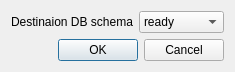
<?xml version="1.0" encoding="UTF-8"?>
<ui version="4.0">
 <class>DbParamsDlg</class>
 <widget class="QDialog" name="DbParamsDlg">
  <property name="geometry">
   <rect>
    <x>0</x>
    <y>0</y>
    <width>235</width>
    <height>71</height>
   </rect>
  </property>
  <property name="windowTitle">
   <string>DbParamsDlg</string>
  </property>
  <layout class="QGridLayout" name="gridLayout">
   <item row="0" column="0">
    <layout class="QVBoxLayout" name="verticalLayout">
     <item>
      <layout class="QHBoxLayout" name="horizontalLayout">
       <item>
        <widget class="QLabel" name="label">
         <property name="text">
          <string>Destinaion DB schema</string>
         </property>
        </widget>
       </item>
       <item>
        <widget class="QComboBox" name="dest_schema_">
         <item>
          <property name="text">
           <string>ready</string>
          </property>
         </item>
        </widget>
       </item>
      </layout>
     </item>
    </layout>
   </item>
   <item row="1" column="0">
    <widget class="QDialogButtonBox" name="buttonBox">
     <property name="standardButtons">
      <set>QDialogButtonBox::Cancel|QDialogButtonBox::Ok</set>
     </property>
    </widget>
   </item>
  </layout>
 </widget>
 <layoutdefault spacing="6" margin="11"/>
 <resources/>
 <connections>
  <connection>
   <sender>buttonBox</sender>
   <signal>accepted()</signal>
   <receiver>DbParamsDlg</receiver>
   <slot>accept()</slot>
   <hints>
    <hint type="sourcelabel">
     <x>232</x>
     <y>267</y>
    </hint>
    <hint type="destinationlabel">
     <x>174</x>
     <y>200</y>
    </hint>
   </hints>
  </connection>
  <connection>
   <sender>buttonBox</sender>
   <signal>rejected()</signal>
   <receiver>DbParamsDlg</receiver>
   <slot>reject()</slot>
   <hints>
    <hint type="sourcelabel">
     <x>309</x>
     <y>269</y>
    </hint>
    <hint type="destinationlabel">
     <x>287</x>
     <y>197</y>
    </hint>
   </hints>
  </connection>
 </connections>
</ui>
